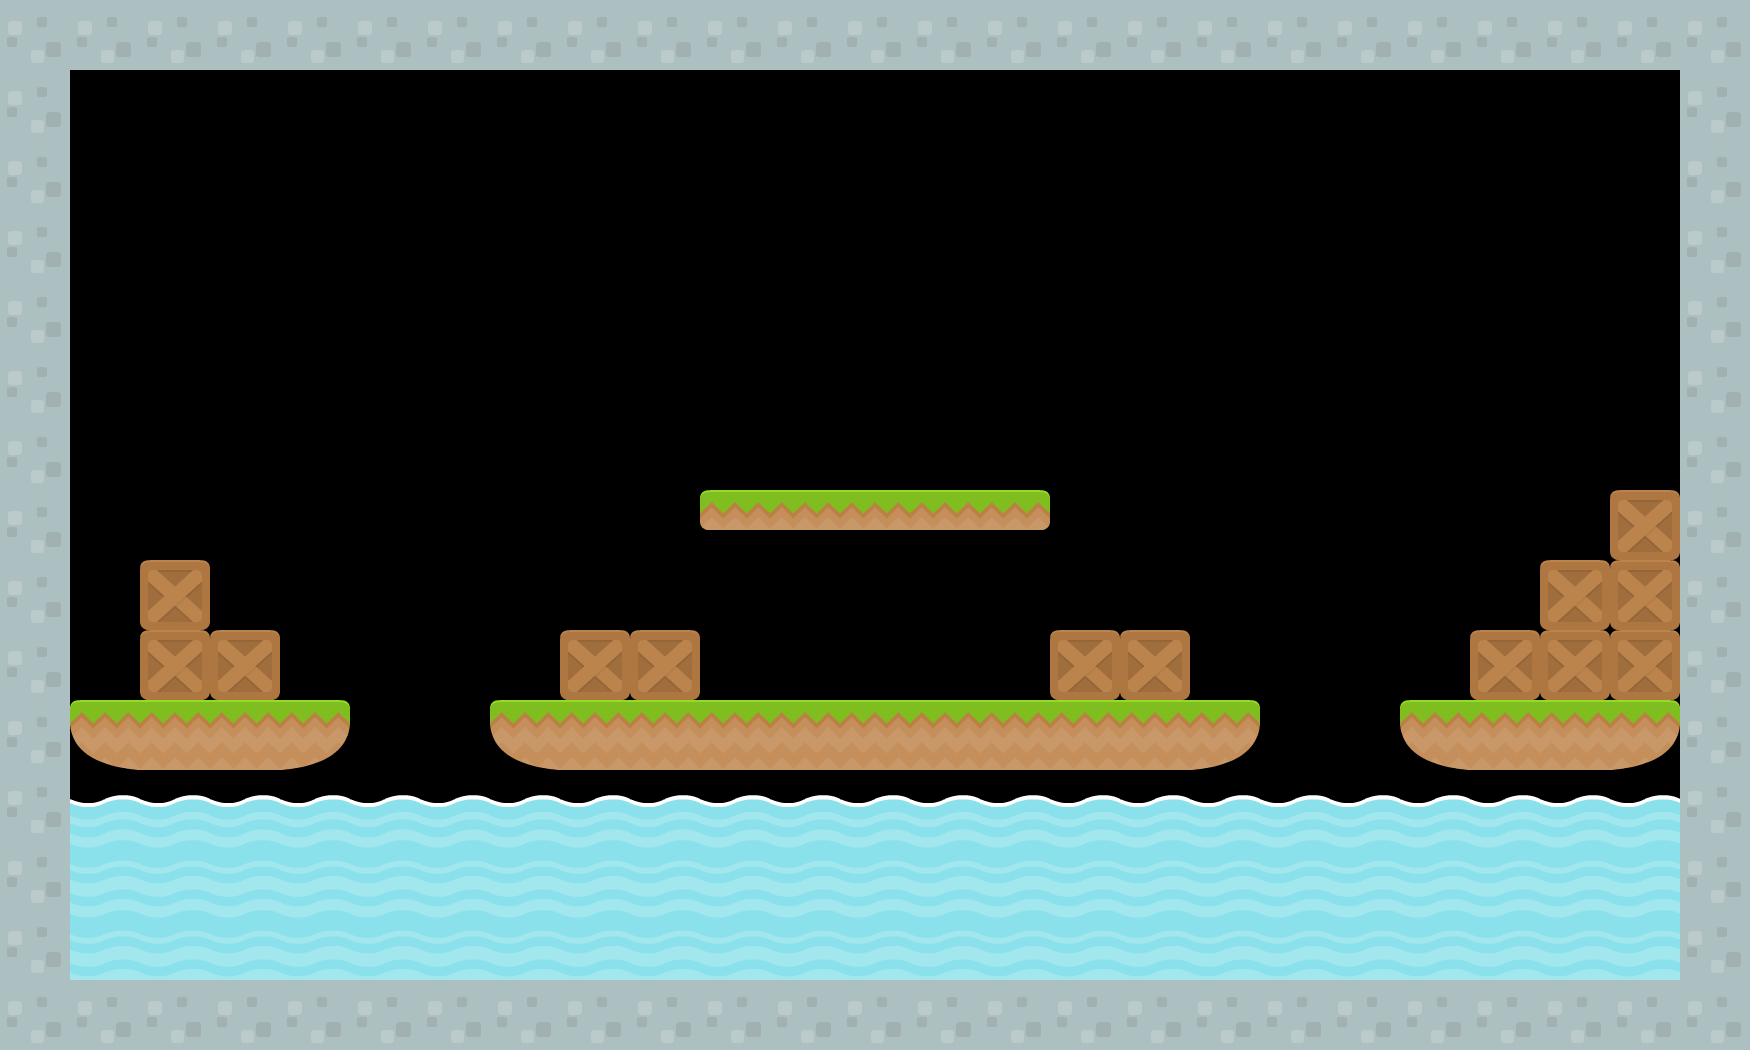

This is a level from a 2D game, rendered from its Tiled map with the project's own tilesets. A one-line summary and the map file follow, with tile-layer data summarised:
An orthogonal 25x15 tile map with 70x70 px tiles, 1 tile layer (Background).

<map version="1.0" orientation="orthogonal" renderorder="right-down" width="25" height="15" tilewidth="70" tileheight="70" nextobjectid="1">
 <tileset firstgid="1" name="tiles_spritesheet" tilewidth="70" tileheight="70" spacing="2" tilecount="156">
  <image source="../tilesets/tiles_spritesheet.png" width="914" height="936" />
  <tile id="0">
   <properties>
    <property name="collidable" value="true" />
   </properties>
  </tile>
  <tile id="1">
   <properties>
    <property name="collidable" value="true" />
   </properties>
  </tile>
  <tile id="2">
   <properties>
    <property name="collidable" value="true" />
   </properties>
  </tile>
  <tile id="3">
   <properties>
    <property name="collidable" value="true" />
   </properties>
  </tile>
  <tile id="4">
   <properties>
    <property name="collidable" value="true" />
   </properties>
  </tile>
  <tile id="5">
   <properties>
    <property name="collidable" value="true" />
   </properties>
  </tile>
  <tile id="6">
   <properties>
    <property name="collidable" value="true" />
   </properties>
  </tile>
  <tile id="7">
   <properties>
    <property name="collidable" value="true" />
   </properties>
  </tile>
  <tile id="8">
   <properties>
    <property name="collidable" value="true" />
   </properties>
  </tile>
  <tile id="9">
   <properties>
    <property name="collidable" value="true" />
   </properties>
  </tile>
  <tile id="10">
   <properties>
    <property name="collidable" value="true" />
   </properties>
  </tile>
  <tile id="11">
   <properties>
    <property name="collidable" value="true" />
   </properties>
  </tile>
  <tile id="12">
   <properties>
    <property name="collidable" value="true" />
   </properties>
  </tile>
  <tile id="13">
   <properties>
    <property name="collidable" value="true" />
   </properties>
  </tile>
  <tile id="14">
   <properties>
    <property name="collidable" value="true" />
   </properties>
  </tile>
  <tile id="15">
   <properties>
    <property name="collidable" value="true" />
   </properties>
  </tile>
  <tile id="16">
   <properties>
    <property name="collidable" value="true" />
   </properties>
  </tile>
  <tile id="17">
   <properties>
    <property name="collidable" value="true" />
   </properties>
  </tile>
  <tile id="18">
   <properties>
    <property name="collidable" value="true" />
   </properties>
  </tile>
  <tile id="19">
   <properties>
    <property name="collidable" value="true" />
   </properties>
  </tile>
  <tile id="20">
   <properties>
    <property name="collidable" value="true" />
   </properties>
  </tile>
  <tile id="21">
   <properties>
    <property name="collidable" value="true" />
   </properties>
  </tile>
  <tile id="22">
   <properties>
    <property name="collidable" value="true" />
   </properties>
  </tile>
  <tile id="23">
   <properties>
    <property name="collidable" value="true" />
   </properties>
  </tile>
  <tile id="24">
   <properties>
    <property name="collidable" value="true" />
   </properties>
  </tile>
  <tile id="25">
   <properties>
    <property name="collidable" value="true" />
   </properties>
  </tile>
  <tile id="26">
   <properties>
    <property name="collidable" value="true" />
   </properties>
  </tile>
  <tile id="27">
   <properties>
    <property name="collidable" value="true" />
   </properties>
  </tile>
  <tile id="28">
   <properties>
    <property name="collidable" value="true" />
   </properties>
  </tile>
  <tile id="29">
   <properties>
    <property name="collidable" value="true" />
   </properties>
  </tile>
  <tile id="30">
   <properties>
    <property name="collidable" value="true" />
   </properties>
  </tile>
  <tile id="31">
   <properties>
    <property name="collidable" value="true" />
   </properties>
  </tile>
  <tile id="32">
   <properties>
    <property name="collidable" value="true" />
   </properties>
  </tile>
  <tile id="33">
   <properties>
    <property name="collidable" value="true" />
   </properties>
  </tile>
  <tile id="34">
   <properties>
    <property name="collidable" value="true" />
   </properties>
  </tile>
  <tile id="35">
   <properties>
    <property name="collidable" value="true" />
   </properties>
  </tile>
  <tile id="36">
   <properties>
    <property name="collidable" value="true" />
   </properties>
  </tile>
  <tile id="37">
   <properties>
    <property name="collidable" value="true" />
   </properties>
  </tile>
  <tile id="38">
   <properties>
    <property name="collidable" value="true" />
   </properties>
  </tile>
  <tile id="39">
   <properties>
    <property name="collidable" value="true" />
   </properties>
  </tile>
  <tile id="40">
   <properties>
    <property name="collidable" value="true" />
   </properties>
  </tile>
  <tile id="41">
   <properties>
    <property name="collidable" value="true" />
   </properties>
  </tile>
  <tile id="42">
   <properties>
    <property name="collidable" value="true" />
   </properties>
  </tile>
  <tile id="43">
   <properties>
    <property name="collidable" value="true" />
   </properties>
  </tile>
  <tile id="44">
   <properties>
    <property name="collidable" value="true" />
   </properties>
  </tile>
  <tile id="45">
   <properties>
    <property name="collidable" value="true" />
   </properties>
  </tile>
  <tile id="46">
   <properties>
    <property name="collidable" value="true" />
   </properties>
  </tile>
  <tile id="47">
   <properties>
    <property name="collidable" value="true" />
   </properties>
  </tile>
  <tile id="48">
   <properties>
    <property name="collidable" value="true" />
   </properties>
  </tile>
  <tile id="49">
   <properties>
    <property name="collidable" value="true" />
   </properties>
  </tile>
  <tile id="50">
   <properties>
    <property name="collidable" value="true" />
   </properties>
  </tile>
  <tile id="51">
   <properties>
    <property name="collidable" value="true" />
   </properties>
  </tile>
  <tile id="52">
   <properties>
    <property name="collidable" value="true" />
   </properties>
  </tile>
  <tile id="53">
   <properties>
    <property name="collidable" value="true" />
   </properties>
  </tile>
  <tile id="54">
   <properties>
    <property name="collidable" value="true" />
   </properties>
  </tile>
  <tile id="55">
   <properties>
    <property name="collidable" value="true" />
   </properties>
  </tile>
  <tile id="56">
   <properties>
    <property name="collidable" value="true" />
   </properties>
  </tile>
  <tile id="57">
   <properties>
    <property name="collidable" value="true" />
   </properties>
  </tile>
  <tile id="58">
   <properties>
    <property name="collidable" value="true" />
   </properties>
  </tile>
  <tile id="59">
   <properties>
    <property name="collidable" value="true" />
   </properties>
  </tile>
  <tile id="60">
   <properties>
    <property name="collidable" value="true" />
   </properties>
  </tile>
  <tile id="61">
   <properties>
    <property name="collidable" value="true" />
   </properties>
  </tile>
  <tile id="62">
   <properties>
    <property name="collidable" value="true" />
   </properties>
  </tile>
  <tile id="63">
   <properties>
    <property name="collidable" value="true" />
   </properties>
  </tile>
  <tile id="64">
   <properties>
    <property name="collidable" value="true" />
   </properties>
  </tile>
  <tile id="65">
   <properties>
    <property name="collidable" value="true" />
   </properties>
  </tile>
  <tile id="66">
   <properties>
    <property name="collidable" value="true" />
   </properties>
  </tile>
  <tile id="67">
   <properties>
    <property name="collidable" value="true" />
   </properties>
  </tile>
  <tile id="68">
   <properties>
    <property name="collidable" value="true" />
   </properties>
  </tile>
  <tile id="69">
   <properties>
    <property name="collidable" value="true" />
   </properties>
  </tile>
  <tile id="70">
   <properties>
    <property name="collidable" value="true" />
   </properties>
  </tile>
  <tile id="71">
   <properties>
    <property name="collidable" value="true" />
   </properties>
  </tile>
  <tile id="72">
   <properties>
    <property name="collidable" value="true" />
   </properties>
  </tile>
  <tile id="73">
   <properties>
    <property name="collidable" value="true" />
   </properties>
  </tile>
  <tile id="74">
   <properties>
    <property name="collidable" value="true" />
   </properties>
  </tile>
  <tile id="75">
   <properties>
    <property name="collidable" value="true" />
   </properties>
  </tile>
  <tile id="76">
   <properties>
    <property name="collidable" value="true" />
   </properties>
  </tile>
  <tile id="77">
   <properties>
    <property name="collidable" value="true" />
   </properties>
  </tile>
  <tile id="78">
   <properties>
    <property name="collidable" value="true" />
   </properties>
  </tile>
  <tile id="79">
   <properties>
    <property name="collidable" value="true" />
   </properties>
  </tile>
  <tile id="80">
   <properties>
    <property name="collidable" value="true" />
   </properties>
  </tile>
  <tile id="81">
   <properties>
    <property name="collidable" value="true" />
   </properties>
  </tile>
  <tile id="82">
   <properties>
    <property name="collidable" value="true" />
   </properties>
  </tile>
  <tile id="83">
   <properties>
    <property name="collidable" value="true" />
   </properties>
  </tile>
  <tile id="84">
   <properties>
    <property name="collidable" value="true" />
   </properties>
  </tile>
  <tile id="85">
   <properties>
    <property name="collidable" value="true" />
   </properties>
  </tile>
  <tile id="86">
   <properties>
    <property name="collidable" value="true" />
   </properties>
  </tile>
  <tile id="87">
   <properties>
    <property name="collidable" value="true" />
   </properties>
  </tile>
  <tile id="88">
   <properties>
    <property name="collidable" value="true" />
   </properties>
  </tile>
  <tile id="89">
   <properties>
    <property name="collidable" value="true" />
   </properties>
  </tile>
  <tile id="90">
   <properties>
    <property name="collidable" value="true" />
   </properties>
  </tile>
  <tile id="91">
   <properties>
    <property name="collidable" value="true" />
   </properties>
  </tile>
  <tile id="92">
   <properties>
    <property name="collidable" value="true" />
   </properties>
  </tile>
  <tile id="93">
   <properties>
    <property name="collidable" value="true" />
   </properties>
  </tile>
  <tile id="94">
   <properties>
    <property name="collidable" value="true" />
   </properties>
  </tile>
  <tile id="95">
   <properties>
    <property name="collidable" value="true" />
   </properties>
  </tile>
  <tile id="96">
   <properties>
    <property name="collidable" value="true" />
   </properties>
  </tile>
  <tile id="97">
   <properties>
    <property name="collidable" value="true" />
   </properties>
  </tile>
  <tile id="98">
   <properties>
    <property name="collidable" value="true" />
   </properties>
  </tile>
  <tile id="99">
   <properties>
    <property name="collidable" value="true" />
   </properties>
  </tile>
  <tile id="100">
   <properties>
    <property name="collidable" value="true" />
   </properties>
  </tile>
  <tile id="101">
   <properties>
    <property name="collidable" value="true" />
   </properties>
  </tile>
  <tile id="102">
   <properties>
    <property name="collidable" value="true" />
   </properties>
  </tile>
  <tile id="103">
   <properties>
    <property name="collidable" value="true" />
   </properties>
  </tile>
  <tile id="104">
   <properties>
    <property name="collidable" value="true" />
   </properties>
  </tile>
  <tile id="105">
   <properties>
    <property name="collidable" value="true" />
   </properties>
  </tile>
  <tile id="106">
   <properties>
    <property name="collidable" value="true" />
   </properties>
  </tile>
  <tile id="107">
   <properties>
    <property name="collidable" value="true" />
   </properties>
  </tile>
  <tile id="108">
   <properties>
    <property name="collidable" value="true" />
   </properties>
  </tile>
  <tile id="109">
   <properties>
    <property name="collidable" value="true" />
   </properties>
  </tile>
  <tile id="110">
   <properties>
    <property name="collidable" value="true" />
   </properties>
  </tile>
  <tile id="111">
   <properties>
    <property name="collidable" value="true" />
   </properties>
  </tile>
  <tile id="112">
   <properties>
    <property name="collidable" value="true" />
   </properties>
  </tile>
  <tile id="113">
   <properties>
    <property name="collidable" value="true" />
   </properties>
  </tile>
  <tile id="114">
   <properties>
    <property name="collidable" value="true" />
   </properties>
  </tile>
  <tile id="115">
   <properties>
    <property name="collidable" value="true" />
   </properties>
  </tile>
  <tile id="116">
   <properties>
    <property name="collidable" value="true" />
   </properties>
  </tile>
  <tile id="117">
   <properties>
    <property name="collidable" value="true" />
   </properties>
  </tile>
  <tile id="118">
   <properties>
    <property name="collidable" value="true" />
   </properties>
  </tile>
  <tile id="119">
   <properties>
    <property name="collidable" value="true" />
   </properties>
  </tile>
  <tile id="120">
   <properties>
    <property name="collidable" value="true" />
   </properties>
  </tile>
  <tile id="121">
   <properties>
    <property name="collidable" value="true" />
   </properties>
  </tile>
  <tile id="122">
   <properties>
    <property name="collidable" value="true" />
   </properties>
  </tile>
  <tile id="123">
   <properties>
    <property name="collidable" value="true" />
   </properties>
  </tile>
  <tile id="124">
   <properties>
    <property name="collidable" value="true" />
   </properties>
  </tile>
  <tile id="125">
   <properties>
    <property name="collidable" value="true" />
   </properties>
  </tile>
  <tile id="126">
   <properties>
    <property name="collidable" value="true" />
   </properties>
  </tile>
  <tile id="127">
   <properties>
    <property name="collidable" value="true" />
   </properties>
  </tile>
  <tile id="128">
   <properties>
    <property name="collidable" value="true" />
   </properties>
  </tile>
  <tile id="129">
   <properties>
    <property name="collidable" value="true" />
   </properties>
  </tile>
  <tile id="130">
   <properties>
    <property name="collidable" value="true" />
   </properties>
  </tile>
  <tile id="131">
   <properties>
    <property name="collidable" value="true" />
   </properties>
  </tile>
  <tile id="132">
   <properties>
    <property name="collidable" value="true" />
   </properties>
  </tile>
  <tile id="133">
   <properties>
    <property name="collidable" value="true" />
   </properties>
  </tile>
  <tile id="134">
   <properties>
    <property name="collidable" value="true" />
   </properties>
  </tile>
  <tile id="135">
   <properties>
    <property name="collidable" value="true" />
   </properties>
  </tile>
  <tile id="136">
   <properties>
    <property name="collidable" value="true" />
   </properties>
  </tile>
  <tile id="137">
   <properties>
    <property name="collidable" value="true" />
   </properties>
  </tile>
  <tile id="138">
   <properties>
    <property name="collidable" value="true" />
   </properties>
  </tile>
  <tile id="139">
   <properties>
    <property name="collidable" value="true" />
   </properties>
  </tile>
  <tile id="140">
   <properties>
    <property name="collidable" value="true" />
   </properties>
  </tile>
  <tile id="141">
   <properties>
    <property name="collidable" value="true" />
   </properties>
  </tile>
  <tile id="142">
   <properties>
    <property name="collidable" value="true" />
   </properties>
  </tile>
  <tile id="143">
   <properties>
    <property name="collidable" value="true" />
   </properties>
  </tile>
  <tile id="144">
   <properties>
    <property name="collidable" value="true" />
   </properties>
  </tile>
  <tile id="145">
   <properties>
    <property name="collidable" value="true" />
   </properties>
  </tile>
  <tile id="146">
   <properties>
    <property name="collidable" value="true" />
   </properties>
  </tile>
  <tile id="147">
   <properties>
    <property name="collidable" value="true" />
   </properties>
  </tile>
  <tile id="148">
   <properties>
    <property name="collidable" value="true" />
   </properties>
  </tile>
  <tile id="149">
   <properties>
    <property name="collidable" value="true" />
   </properties>
  </tile>
  <tile id="150">
   <properties>
    <property name="collidable" value="true" />
   </properties>
  </tile>
  <tile id="151">
   <properties>
    <property name="collidable" value="true" />
   </properties>
  </tile>
  <tile id="152">
   <properties>
    <property name="collidable" value="true" />
   </properties>
  </tile>
  <tile id="153">
   <properties>
    <property name="collidable" value="true" />
   </properties>
  </tile>
  <tile id="154">
   <properties>
    <property name="collidable" value="true" />
   </properties>
  </tile>
  <tile id="155">
   <properties>
    <property name="collidable" value="true" />
   </properties>
  </tile>
 </tileset>
 <layer name="Background" width="25" height="15">
  <data>[375 cells, 182 non-empty, 10 distinct tile ids]</data>
 </layer>
</map>
